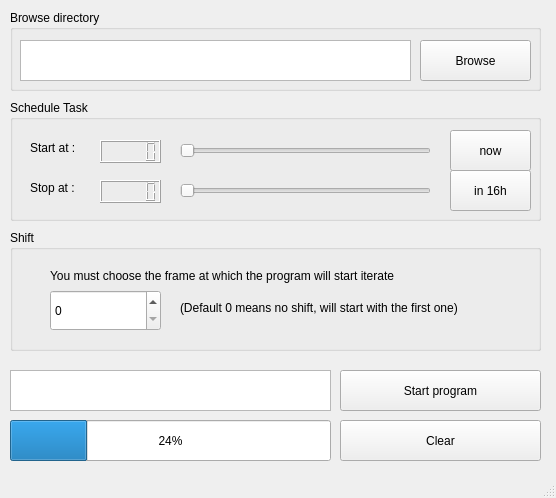
<?xml version="1.0" encoding="UTF-8"?>
<ui version="4.0">
 <class>MainWindow</class>
 <widget class="QMainWindow" name="MainWindow">
  <property name="geometry">
   <rect>
    <x>0</x>
    <y>0</y>
    <width>556</width>
    <height>498</height>
   </rect>
  </property>
  <property name="windowTitle">
   <string>MainWindow</string>
  </property>
  <widget class="QWidget" name="centralwidget">
   <widget class="QGroupBox" name="browse_box">
    <property name="geometry">
     <rect>
      <x>10</x>
      <y>10</y>
      <width>531</width>
      <height>81</height>
     </rect>
    </property>
    <property name="styleSheet">
     <string notr="true">font: 13pt &quot;Lucida Grande&quot;;</string>
    </property>
    <property name="title">
     <string>Browse directory</string>
    </property>
    <widget class="QPushButton" name="browse_directory">
     <property name="geometry">
      <rect>
       <x>410</x>
       <y>30</y>
       <width>111</width>
       <height>41</height>
      </rect>
     </property>
     <property name="styleSheet">
      <string notr="true">font: 13pt &quot;Lucida Grande&quot;;</string>
     </property>
     <property name="text">
      <string>Browse</string>
     </property>
    </widget>
    <widget class="QTextEdit" name="display_directory">
     <property name="geometry">
      <rect>
       <x>10</x>
       <y>30</y>
       <width>391</width>
       <height>41</height>
      </rect>
     </property>
    </widget>
   </widget>
   <widget class="QGroupBox" name="schedule_box">
    <property name="geometry">
     <rect>
      <x>10</x>
      <y>100</y>
      <width>531</width>
      <height>121</height>
     </rect>
    </property>
    <property name="styleSheet">
     <string notr="true">font: 13pt &quot;Lucida Grande&quot;;</string>
    </property>
    <property name="title">
     <string>Schedule Task</string>
    </property>
    <widget class="QLCDNumber" name="start_display">
     <property name="geometry">
      <rect>
       <x>90</x>
       <y>40</y>
       <width>61</width>
       <height>23</height>
      </rect>
     </property>
    </widget>
    <widget class="QLCDNumber" name="stop_display">
     <property name="geometry">
      <rect>
       <x>90</x>
       <y>80</y>
       <width>61</width>
       <height>23</height>
      </rect>
     </property>
    </widget>
    <widget class="QLabel" name="start_label">
     <property name="geometry">
      <rect>
       <x>20</x>
       <y>40</y>
       <width>60</width>
       <height>16</height>
      </rect>
     </property>
     <property name="styleSheet">
      <string notr="true">font: 13pt &quot;Lucida Grande&quot;;</string>
     </property>
     <property name="text">
      <string>Start at :</string>
     </property>
    </widget>
    <widget class="QLabel" name="stop_label">
     <property name="geometry">
      <rect>
       <x>20</x>
       <y>80</y>
       <width>60</width>
       <height>16</height>
      </rect>
     </property>
     <property name="styleSheet">
      <string notr="true">font: 13pt &quot;Lucida Grande&quot;;</string>
     </property>
     <property name="text">
      <string>Stop at :</string>
     </property>
    </widget>
    <widget class="QSlider" name="start_slider">
     <property name="geometry">
      <rect>
       <x>170</x>
       <y>40</y>
       <width>251</width>
       <height>22</height>
      </rect>
     </property>
     <property name="orientation">
      <enum>Qt::Horizontal</enum>
     </property>
    </widget>
    <widget class="QSlider" name="stop_slider">
     <property name="geometry">
      <rect>
       <x>170</x>
       <y>80</y>
       <width>251</width>
       <height>22</height>
      </rect>
     </property>
     <property name="orientation">
      <enum>Qt::Horizontal</enum>
     </property>
    </widget>
    <widget class="QPushButton" name="now_setting">
     <property name="geometry">
      <rect>
       <x>440</x>
       <y>30</y>
       <width>81</width>
       <height>41</height>
      </rect>
     </property>
     <property name="text">
      <string>now</string>
     </property>
    </widget>
    <widget class="QPushButton" name="in_16h_setting">
     <property name="geometry">
      <rect>
       <x>440</x>
       <y>70</y>
       <width>81</width>
       <height>41</height>
      </rect>
     </property>
     <property name="text">
      <string>in 16h</string>
     </property>
    </widget>
   </widget>
   <widget class="QGroupBox" name="shift_box">
    <property name="geometry">
     <rect>
      <x>10</x>
      <y>230</y>
      <width>531</width>
      <height>121</height>
     </rect>
    </property>
    <property name="styleSheet">
     <string notr="true">font: 13pt &quot;Lucida Grande&quot;;</string>
    </property>
    <property name="title">
     <string>Shift</string>
    </property>
    <widget class="QLabel" name="shift_label">
     <property name="geometry">
      <rect>
       <x>40</x>
       <y>20</y>
       <width>491</width>
       <height>51</height>
      </rect>
     </property>
     <property name="styleSheet">
      <string notr="true">font: 13pt &quot;Lucida Grande&quot;;</string>
     </property>
     <property name="text">
      <string>You must choose the frame at which the program will start iterate</string>
     </property>
    </widget>
    <widget class="QSpinBox" name="shift_choice">
     <property name="geometry">
      <rect>
       <x>40</x>
       <y>60</y>
       <width>111</width>
       <height>41</height>
      </rect>
     </property>
    </widget>
    <widget class="QLabel" name="label">
     <property name="geometry">
      <rect>
       <x>170</x>
       <y>70</y>
       <width>341</width>
       <height>16</height>
      </rect>
     </property>
     <property name="styleSheet">
      <string notr="true">font: 13pt &quot;Lucida Grande&quot;;</string>
     </property>
     <property name="text">
      <string>(Default 0 means no shift, will start with the first one)</string>
     </property>
    </widget>
   </widget>
   <widget class="QTextBrowser" name="errors_display">
    <property name="geometry">
     <rect>
      <x>10</x>
      <y>370</y>
      <width>321</width>
      <height>41</height>
     </rect>
    </property>
   </widget>
   <widget class="QPushButton" name="start_program">
    <property name="geometry">
     <rect>
      <x>340</x>
      <y>370</y>
      <width>201</width>
      <height>41</height>
     </rect>
    </property>
    <property name="styleSheet">
     <string notr="true">font: 13pt &quot;Lucida Grande&quot;;</string>
    </property>
    <property name="text">
     <string>Start program</string>
    </property>
   </widget>
   <widget class="QPushButton" name="clear">
    <property name="geometry">
     <rect>
      <x>340</x>
      <y>420</y>
      <width>201</width>
      <height>41</height>
     </rect>
    </property>
    <property name="styleSheet">
     <string notr="true">font: 13pt &quot;Lucida Grande&quot;;</string>
    </property>
    <property name="text">
     <string>Clear</string>
    </property>
   </widget>
   <widget class="QProgressBar" name="progressBar">
    <property name="geometry">
     <rect>
      <x>10</x>
      <y>420</y>
      <width>321</width>
      <height>41</height>
     </rect>
    </property>
    <property name="value">
     <number>24</number>
    </property>
   </widget>
  </widget>
  <widget class="QMenuBar" name="menubar">
   <property name="geometry">
    <rect>
     <x>0</x>
     <y>0</y>
     <width>556</width>
     <height>24</height>
    </rect>
   </property>
  </widget>
  <widget class="QStatusBar" name="statusbar"/>
 </widget>
 <resources/>
 <connections/>
</ui>
